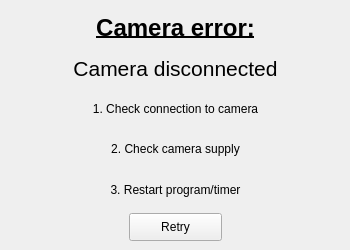
<?xml version="1.0" encoding="UTF-8"?>
<ui version="4.0">
 <class>Dialog</class>
 <widget class="QDialog" name="Dialog">
  <property name="geometry">
   <rect>
    <x>0</x>
    <y>0</y>
    <width>350</width>
    <height>250</height>
   </rect>
  </property>
  <property name="minimumSize">
   <size>
    <width>350</width>
    <height>250</height>
   </size>
  </property>
  <property name="maximumSize">
   <size>
    <width>350</width>
    <height>250</height>
   </size>
  </property>
  <property name="windowTitle">
   <string>Dialog</string>
  </property>
  <widget class="QWidget" name="verticalLayoutWidget">
   <property name="geometry">
    <rect>
     <x>10</x>
     <y>10</y>
     <width>331</width>
     <height>231</height>
    </rect>
   </property>
   <layout class="QVBoxLayout" name="verticalLayout">
    <item>
     <widget class="QLabel" name="label_3">
      <property name="font">
       <font>
        <pointsize>18</pointsize>
        <weight>75</weight>
        <bold>true</bold>
        <underline>true</underline>
       </font>
      </property>
      <property name="text">
       <string>Camera error:</string>
      </property>
      <property name="alignment">
       <set>Qt::AlignCenter</set>
      </property>
     </widget>
    </item>
    <item>
     <widget class="QLabel" name="label_2">
      <property name="font">
       <font>
        <pointsize>16</pointsize>
       </font>
      </property>
      <property name="text">
       <string>Camera disconnected</string>
      </property>
      <property name="alignment">
       <set>Qt::AlignCenter</set>
      </property>
     </widget>
    </item>
    <item>
     <widget class="QLabel" name="Hint1">
      <property name="minimumSize">
       <size>
        <width>0</width>
        <height>0</height>
       </size>
      </property>
      <property name="maximumSize">
       <size>
        <width>16777215</width>
        <height>200</height>
       </size>
      </property>
      <property name="font">
       <font>
        <weight>50</weight>
        <bold>false</bold>
       </font>
      </property>
      <property name="acceptDrops">
       <bool>false</bool>
      </property>
      <property name="text">
       <string>1. Check connection to camera</string>
      </property>
      <property name="textFormat">
       <enum>Qt::AutoText</enum>
      </property>
      <property name="alignment">
       <set>Qt::AlignCenter</set>
      </property>
     </widget>
    </item>
    <item>
     <widget class="QLabel" name="Hint2">
      <property name="text">
       <string>2. Check camera supply</string>
      </property>
      <property name="alignment">
       <set>Qt::AlignCenter</set>
      </property>
     </widget>
    </item>
    <item>
     <widget class="QLabel" name="Hint3">
      <property name="text">
       <string>3. Restart program/timer</string>
      </property>
      <property name="alignment">
       <set>Qt::AlignCenter</set>
      </property>
     </widget>
    </item>
    <item>
     <layout class="QHBoxLayout" name="horizontalLayout">
      <property name="spacing">
       <number>5</number>
      </property>
      <item>
       <widget class="QPushButton" name="Retrybutton">
        <property name="sizePolicy">
         <sizepolicy hsizetype="Fixed" vsizetype="Fixed">
          <horstretch>0</horstretch>
          <verstretch>0</verstretch>
         </sizepolicy>
        </property>
        <property name="minimumSize">
         <size>
          <width>93</width>
          <height>28</height>
         </size>
        </property>
        <property name="maximumSize">
         <size>
          <width>93</width>
          <height>28</height>
         </size>
        </property>
        <property name="text">
         <string>Retry</string>
        </property>
        <property name="autoDefault">
         <bool>false</bool>
        </property>
       </widget>
      </item>
     </layout>
    </item>
   </layout>
  </widget>
 </widget>
 <resources/>
 <connections/>
</ui>
